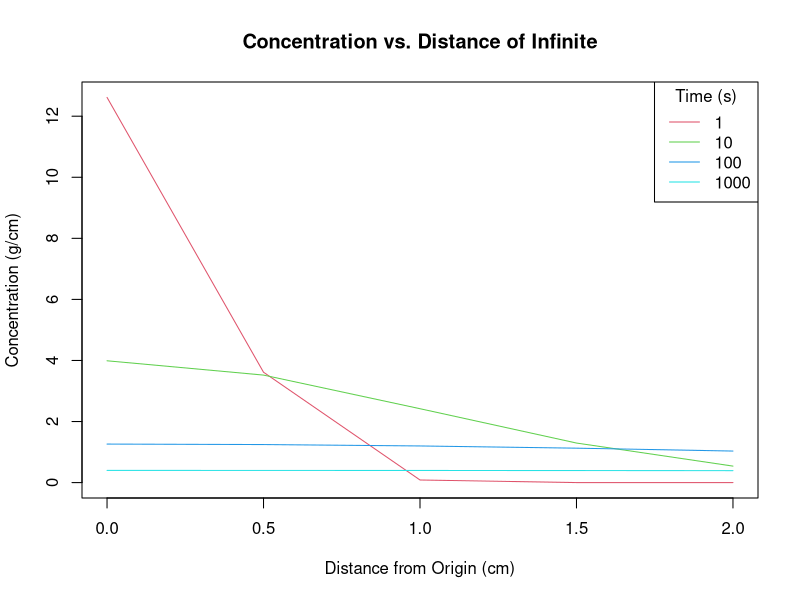
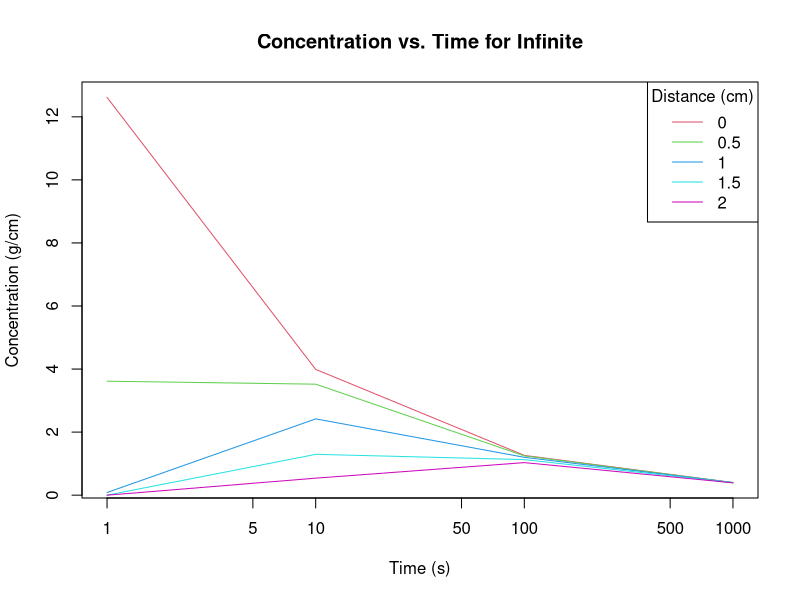

Write the R code that produced these figures, in order. (Note: this script raises an error after producing the figures.)
## ---- chunk 1
M = 10 
D = 0.05 
## ---- chunk 2
x = seq(0,2,.5)
Time = c(1,10,100,1000) 
C_matrix = matrix(NA,length(x),length(Time)) 
## ---- chunk 3
# Initial Conditions
M = 10
D = 0.05

# Nested for loops that calculate the concentration
# Loops over the x vector for each time spot
# Adds to that spot in the matrix
# x is in the x spot and time is in the y spot
# x is rows and time is columns
for(i_Time in 1:length(Time)){
  for(i_x in 1:length(x)){
    C = (M/sqrt(4*pi*D*Time[i_Time]))*exp(-((x[i_x])^2/(4*D*Time[i_Time])))
    C_matrix[i_x,i_Time] <- C
  }
}
## ---- chunk 4
plot(x = NULL,y = NULL, main = "Concentration vs. Distance of Infinite", ylab = "Concentration (g/cm)", xlab = "Distance from Origin (cm)", ylim = range(C_matrix[,1]), xlim = range(x))

for(time_spot in 1:length(Time)){
  lines(x, C_matrix[,time_spot], type = 'l', col = time_spot+1)
}

# Add legend
legend("topright",title = "Time (s)", legend = Time, col = 2:(length(x)+1), lty = 1)
## ---- chunk 5
plot(x = NULL,y = NULL, main = "Concentration vs. Time for Infinite", ylab = "Concentration (g/cm)", xlab = "Time (s)", ylim = range(C_matrix[1,]), xlim = range(Time), log = 'x')

for(x_spot in 1:length(x)){
  lines(Time, C_matrix[x_spot,], type = 'l', col = x_spot+1)
}

# Add legend
legend("topright",title = "Distance (cm)", legend = x, col = 2:(length(x)+1), lty = 1)
## ---- chunk 6
# Step 1

# Creating the new vectors
dt = 1
dx = 0.5
time_2=seq(0, 1000, dt)
x = seq(0,2,.5) # same x as Part A

# Set up new matrix
C_matrix2 = matrix(0,length(x),length(time_2))

# Initial Conditions
M = 10
D = 0.05

# Step 2

C_matrix2[1,1] = M/dx # grams/cm 

# Step 3

for(i_Time in 1:length(time_2)){
  for(i_x in 1:length(x)){
    if(i_x == 1){ # CASE 1 FLUX (the start of the tube)
      Flux.to.left = 0 # bc you are at the left and moving right
      Flux.from.left = 0  # bc you are at the left and moving right
      Flux.to.right = D*C_matrix2[i_x,i_Time]
      Flux.from.right = D*C_matrix2[i_x+1,i_Time]
    }else if(i_x == length(x)){ # CASE 2 FLUX (the end of the tube)
      Flux.to.left = D*C_matrix2[i_x,i_Time]
      Flux.from.left = D*C_matrix2[i_x-1,i_Time]
      Flux.to.right = 0 # bc you are at the right and no left movement
      Flux.from.right = 0 # bc you are at the right and no left movement
    }else{ # CASE 3 FLUX (in between the extremes)
      Flux.to.left = D*C_matrix2[i_x,i_Time]
      Flux.from.left = D*C_matrix2[i_x-1,i_Time]
      Flux.to.right = D*C_matrix2[i_x,i_Time]
      Flux.from.right = D*C_matrix2[i_x+1,i_Time]
    }
    
    # Update Concentration
    C_matrix2[i_x,i_Time+1] = C_matrix2[i_x,i_Time] +  (Flux.from.left + Flux.from.right)*(dt/dx) -     (Flux.to.left + Flux.to.right)*(dt/dx)
  }
}

## ---- chunk 7
plot(x = NULL,y = NULL, main = "Concentration vs. Distance of Finite", ylab = "Concentration (g/cm)", xlab = "Distance from Origin (cm)", ylim = range(C_matrix2[,1]), xlim = range(x))

# Choose time steps
choose_time = c(1,10,100,1000)
colors_graph = c(2,3,4,5)
n = 1

# Draw lines
for(t_spot in choose_time){
  lines(x, C_matrix2[,t_spot], type = 'l', col = colors_graph[n])
  n = n+1
}

# Add legend
legend("topright",title = "Time (s)", legend = choose_time, col = colors_graph, lty = 1)
## ---- chunk 8

colors_graph = c(2,3,4,5,6)
n = 1

plot(time_2, C_matrix2[1,], type = "l", col = colors_graph[n], main = "Concentration vs. Time for Finite", ylab = "Concentration (g/cm)", xlab = "Time (s)", ylim = range(C_matrix2), log = "x")

n = n+1
for(x_spot in 2:length(x)){
  lines(time_2, C_matrix2[x_spot,], type = 'l', col = colors_graph[n])
  n = n+1
}

# Add legend
legend("topright",title = "Distance (cm)", legend = x, col = colors_graph, lty = 1)
## ---- chunk 9
# Concentration vs Distance Graph

plot(x = NULL,y = NULL, main = "Concentration vs Distance (both)", ylab = "Concentration (g/cm)", xlab = "Distance from Origin (cm)", ylim = range(C_matrix), xlim = range(x))
colors_graph = c(2,3,4,5)

# Part A lines
lines(x, C_matrix[,2], type = 'l', col = 2)
lines(x, C_matrix[,3], type = 'l', col = 3)

# Part B lines
lines(x, C_matrix2[,11], type = 'l', col = 4)
lines(x, C_matrix2[,101], type = 'l', col = 5)

# Add legend
legend("topright",title = "Time (s)", legend = c(paste(Time[2], "Infinte"), paste(Time[2], "Infinte"), paste(time_2[11], "Finite"), paste(time_2[101], "Finite")), col = colors_graph, lty = 1)

# Concentration vs Plot
plot(x = NULL,y = NULL, main = "Concentration vs. Time (both)", ylab = "Concentration (g/cm)", xlab = "Time (s)", ylim = range(C_matrix), xlim = range(Time))

# Part A lines
lines(Time, C_matrix[1,], type = 'l', col = 2)
lines(Time, C_matrix[2,], type = 'l', col = 3)

# Part B lines
lines(time_2, C_matrix2[1,], type = 'l', col = 4)
lines(time_2, C_matrix2[2,], type = 'l', col = 5)

# Add legend
legend("topright", title = "Distance (cm)", legend = c(paste(x[1], "Infinte"), paste(x[2], "Infinte"), paste(x[1], "Finite"), paste(x[2], "Finite")), col = colors_graph, lty = 1)

